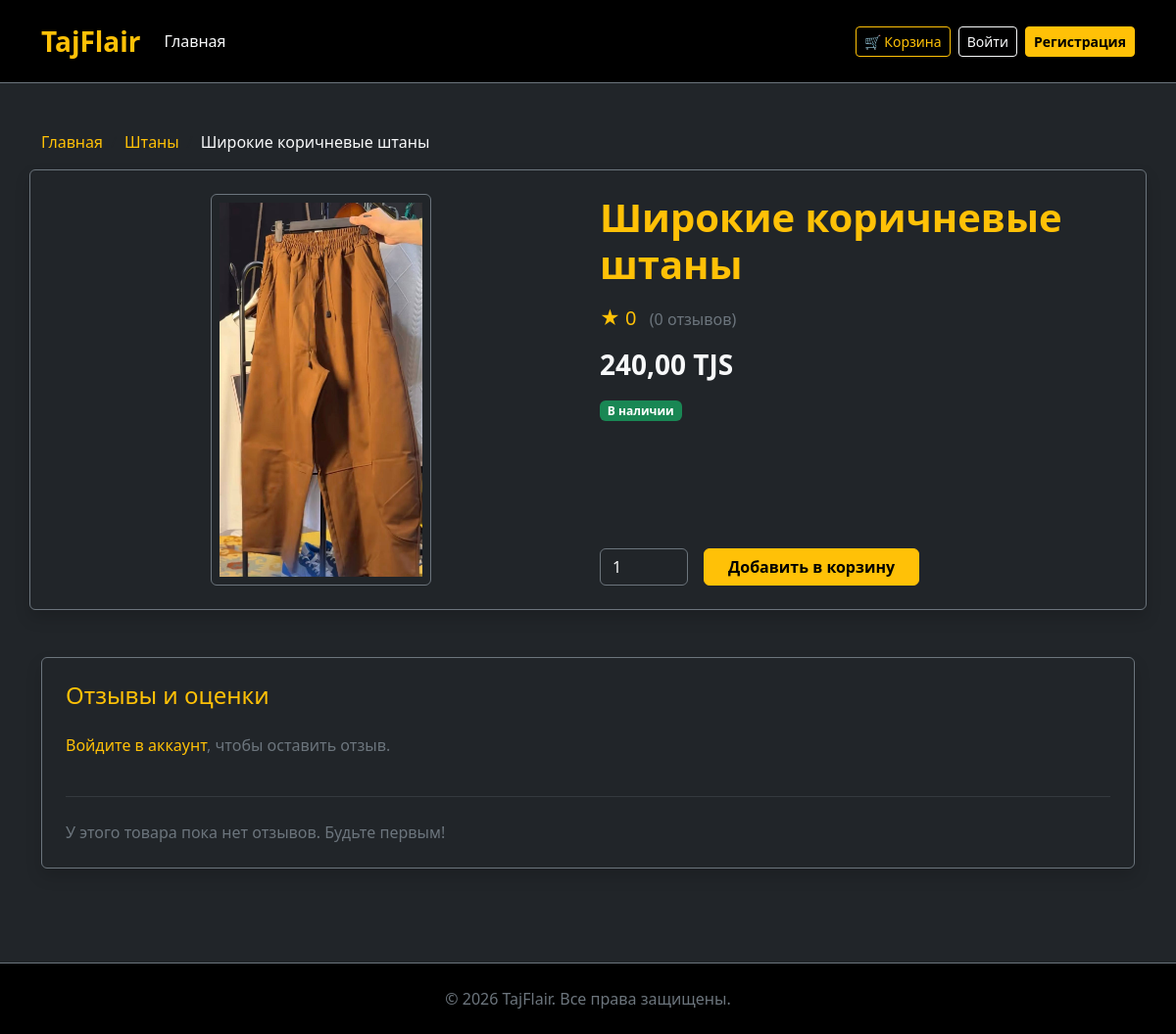
/product/5/, run on the app's committed database.
### shop/models.py (models this page shows, shortened)
class Product(models.Model):
  category = models.ForeignKey(
      Category,
      related_name="products",
      on_delete=models.CASCADE,
      null=True,
      blank=True,
      verbose_name="Категория",
  )
  title = models.CharField(max_length=255, verbose_name="Название")
  description = models.TextField(blank=True, verbose_name="Описание")
  price = models.DecimalField(
      max_digits=10, decimal_places=2, verbose_name="Цена"
  )
  image = models.ImageField(
      upload_to="products/", blank=True, null=True, verbose_name="Изображение"
  )
  is_available = models.BooleanField(default=True, verbose_name="В наличии")
  class Meta:
    verbose_name = "Товар"
    verbose_name_plural = "Товары"
  def get_image_url(self):
    if hasattr(self, "image") and self.image:
      return self.image.url
    if hasattr(self, "photo") and self.photo:
      return self.photo.url
    if hasattr(self, "img") and self.img:
      return self.img.url
    return ""
  def get_average_rating(self):
    reviews = self.reviews.all()
    if reviews.exists():
      return round(sum(r.rating for r in reviews) / reviews.count(), 1)
    return 0

class Category(models.Model):
  name = models.CharField(max_length=200, verbose_name="Название")
  slug = models.SlugField(unique=True, verbose_name="Slug")
  class Meta:
    verbose_name = "Категория"
    verbose_name_plural = "Категории"

### shop/views.py (the view, shortened to what this page needs)
# urls.py: path('product/<int:pk>/', views.product_detail, name='product_detail'),
def product_detail(request, pk):
  product = get_object_or_404(Product, pk=pk)
  reviews = product.reviews.all()
  return render(
      request,
      "shop/product_detail.html",
      {
          "product": product,
          "reviews": reviews,
      },
  )

### shop/context_processors.py (called while the page is built)
def cart(request):
    return {'cart': Cart(request)}

### shop/templates/shop/product_detail.html (shortened to what this page needs)
{% extends 'base.html' %}
{% block content %}
<div class="container my-5">
    <nav aria-label="breadcrumb">
        <ol class="breadcrumb">
            <li class="breadcrumb-item"><a href="{% url 'home' %}" class="text-warning text-decoration-none">Главная</a></li>
            {% if product.category %}
                <li class="breadcrumb-item"><a href="{% url 'product_list_by_category' product.category.slug %}" class="text-warning text-decoration-none">{{ product.category.name }}</a></li>
            {% endif %}
            <li class="breadcrumb-item active text-light" aria-current="page">{{ product.title }}</li>
        </ol>
    </nav>
    <div class="row bg-dark text-light border border-secondary rounded p-4 shadow">
        <div class="col-md-6 text-center mb-4 mb-md-0">
            {% if product.get_image_url %}
                <img src="{{ product.get_image_url }}" alt="{{ product.title }}" class="img-fluid rounded border border-secondary p-2 bg-dark" style="max-height: 400px; object-fit: contain;">
            {% else %}
                <div class="bg-secondary text-center py-5 rounded" style="min-height: 300px;">
                    <span class="text-light fs-4">Нет изображения</span>
                </div>
            {% endif %}
        </div>
        <div class="col-md-6 d-flex flex-column justify-content-between">
            <div>
                <h1 class="text-warning fw-bold mb-3">{{ product.title }}</h1>
                <div class="mb-3">
                    <span class="text-warning fs-5">
                        ★ {{ product.get_average_rating }}
                    </span>
                    <span class="text-secondary ms-2">({{ reviews.count }} отзывов)</span>
                </div>
                <h3 class="fw-bold mb-3">{{ product.price }} TJS</h3>
                {% if product.is_available %}
                    <span class="badge bg-success mb-3">В наличии</span>
                {% else %}
                    <span class="badge bg-danger mb-3">Нет в наличии</span>
                {% endif %}
            </div>
            {% if product.is_available %}
                <form action="{% url 'cart_add' product.id %}" method="get" class="d-flex align-items-center mt-4">
                    <input type="number" name="quantity" value="1" min="1" class="form-control bg-dark text-light border-secondary me-3" style="width: 90px;">
                    <button type="submit" class="btn btn-warning fw-bold px-4">Добавить в корзину</button>
                </form>
            {% endif %}
        </div>
    </div>
    <div class="mt-5 card bg-dark text-light border-secondary p-4 shadow">
        <h4 class="text-warning mb-4">Отзывы и оценки</h4>
        {% if user.is_authenticated %}
            <form method="post" class="mb-4 p-3 border border-secondary rounded">
                {% csrf_token %}
                <div class="mb-3">
                    <label class="form-label fw-bold">Ваша оценка:</label>
                    <select name="rating" class="form-select bg-dark text-light border-secondary" style="max-width: 180px;" required>
                        <option value="5">5 ⭐⭐⭐⭐⭐</option>
                        <option value="4">4 ⭐⭐⭐⭐</option>
                        <option value="3">3 ⭐⭐⭐</option>
                        <option value="2">2 ⭐⭐</option>
                        <option value="1">1 ⭐</option>
                    </select>
                </div>
                <div class="mb-3">
                    <label class="form-label fw-bold">Ваш отзыв:</label>
                    <textarea name="comment" class="form-control bg-dark text-light border-secondary" rows="3" required placeholder="Напишите ваше впечатление о товаре..."></textarea>
                </div>
                <button type="submit" class="btn btn-warning fw-bold">Оставить отзыв</button>
            </form>
        {% else %}
            <p class="text-secondary">
                <a href="{% url 'login' %}" class="text-warning text-decoration-none">Войдите в аккаунт</a>, чтобы оставить отзыв.
            </p>
        {% endif %}
        <hr class="border-secondary my-4">
        {% if reviews %}
            <div class="d-flex flex-column gap-3">
                {% for review in reviews %}
                    <div class="p-3 border border-secondary rounded bg-dark">
                        <div class="d-flex justify-content-between align-items-center mb-2">
                            <strong class="text-warning">{{ review.user.username }}</strong>
                            <span class="text-warning">
                                {% for i in "12345" %}
                                    {% if forloop.counter <= review.rating %}★{% else %}☆{% endif %}
                                {% endfor %}
                            </span>
                        </div>
                        <p class="mb-2 text-light">{{ review.comment }}</p>
                        <small class="text-secondary">{{ review.created_at|date:"d.m.Y H:i" }}</small>
                    </div>
                {% endfor %}
            </div>
        {% else %}
            <p class="text-secondary mb-0">У этого товара пока нет отзывов. Будьте первым!</p>
        {% endif %}
    </div>
</div>
{% endblock %}

### data on the page
Product: category.name "Штаны", title "Широкие коричневые штаны", get_image_url (picture), get_average_rating "0", count "0", price "240,00"
